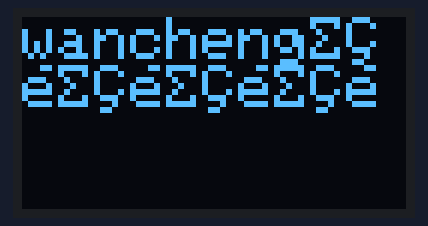
Simulated run of this program. Board: ESP32. Shown: 128×64 one-colour display.

Above: at 0.1 s.
At 5.1 s:
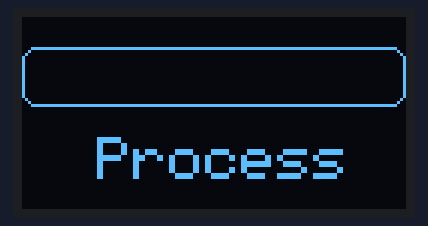
At 9.3 s:
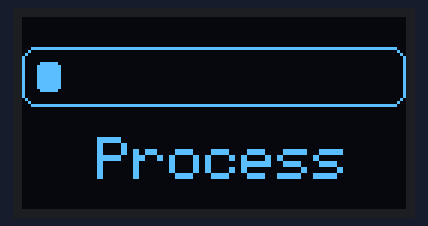
At 13.5 s:
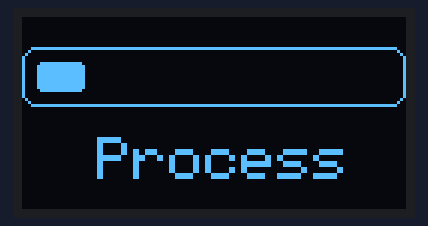
At 22.0 s:
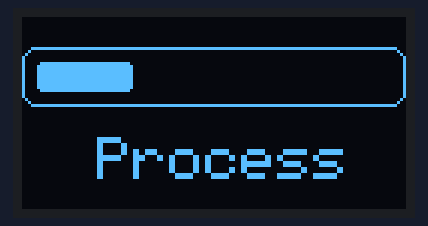
At 39.3 s:
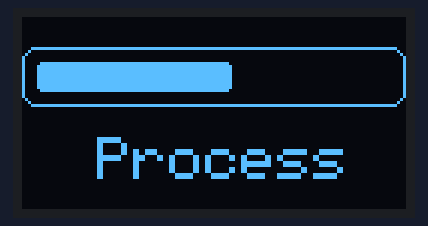

The program:

main.cpp
```cpp
#include <Arduino.h>
#include <Adafruit_GFX.h>
#include <Adafruit_SSD1306.h>

#define SCREEN_WIDTH 128
#define SCREEN_HEIGH 64
#define OLED_MOSI 13
#define OLED_CLK 18
#define OLED_DC 2
#define OLED_CS 4
#define OLED_RESET 15

Adafruit_SSD1306 oled(SCREEN_WIDTH,SCREEN_HEIGH,OLED_MOSI,OLED_CLK,OLED_DC,OLED_RESET,OLED_CS);

//初始化进度条
int progress = 0;


void setup() {
  oled.begin();
  oled.clearDisplay();
  oled.setTextSize(2);
  oled.setTextColor(WHITE);
  oled.println("wancheng。。。。");
  oled.display();
  delay(5000);
}

void loop() {

  oled.clearDisplay();

  oled.setCursor(25,40);
  oled.println("Process");

 //显示进度条边框
  oled.drawRoundRect(0,10,128,20,5,SSD1306_WHITE);
  //显示进度
  oled.fillRoundRect(5,15,progress,10,2,SSD1306_WHITE);

  if (progress < 118)
  {
    progress++;
  }
  else
  {
    progress = 0;
  }

  oled.display();
  delay(500);


}
```
